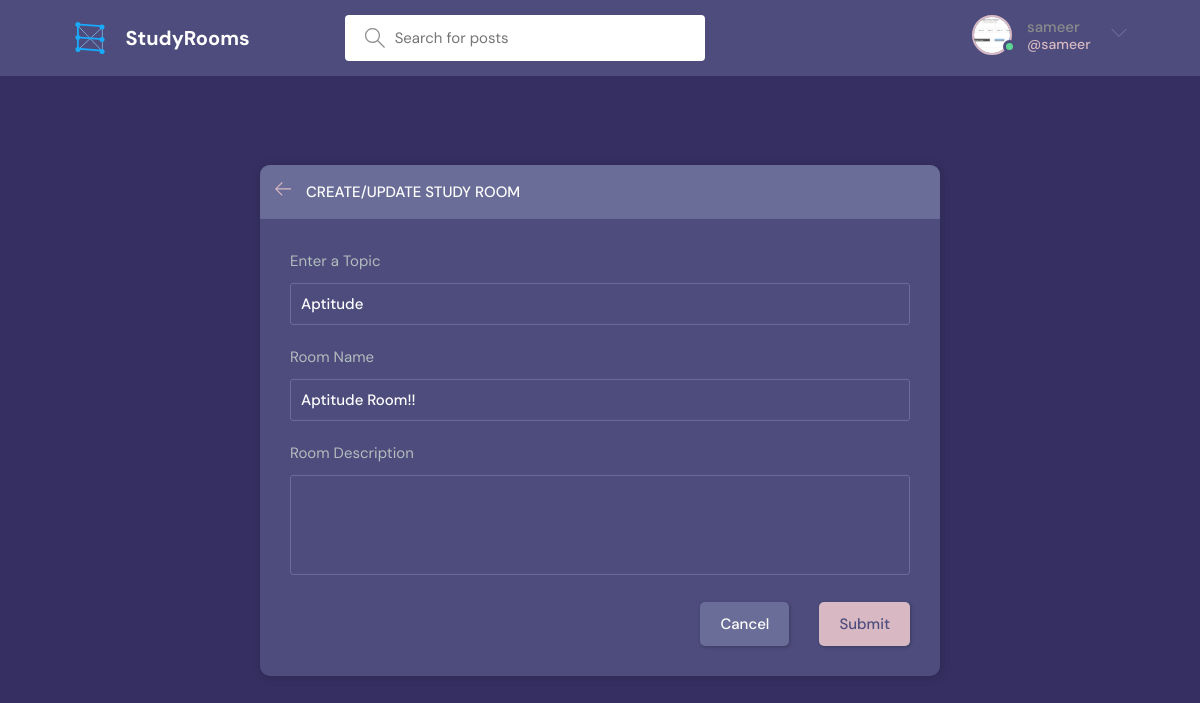
Screenshot of /update-room/2/ (signed in) with the database file from the repository.
### base/models.py (models this page shows, shortened)
class User(AbstractUser):
    name = models.CharField(max_length=200, null=True)
    email = models.EmailField(unique=True, null=True)
    bio = models.TextField(null=True)
    avatar = models.ImageField(null=True, default="avatar.svg")
    USERNAME_FIELD = 'email'
    REQUIRED_FIELDS = []

class Room(models.Model):
    host = models.ForeignKey(User, on_delete=models.SET_NULL, null=True)
    topic = models.ForeignKey(Topic, on_delete=models.SET_NULL, null=True)
    name = models.CharField(max_length=200)
    description = models.TextField(null=True, blank=True)
    participants = models.ManyToManyField(
        User, related_name='participants', blank=True)
    updated = models.DateTimeField(auto_now=True)
    created = models.DateTimeField(auto_now_add=True)
    class Meta:
        ordering = ['-updated', '-created']

class Topic(models.Model):
    name = models.CharField(max_length=200)

### base/views.py (the view, shortened to what this page needs)
# urls.py: path('update-room/<str:pk>/', views.updateRoom, name="update-room"),
@login_required(login_url='login')
def updateRoom(request, pk):
    room = Room.objects.get(id=pk)
    form = RoomForm(instance=room)
    topics = Topic.objects.all()
    if request.user != room.host:
        return HttpResponse('Your are not allowed here!!')
    context = {'form': form, 'topics': topics, 'room': room}
    return render(request, 'base/room_form.html', context)

### base/forms.py
class RoomForm(ModelForm):
    class Meta:
        model = Room
        fields = '__all__'
        exclude = ['host', 'participants']

### base/templates/base/room_form.html (shortened to what this page needs)
{% extends 'main.html' %}
{% block content %}
<main class="create-room layout">
  <div class="container">
    <div class="layout__box">
      <div class="layout__boxHeader">
        <div class="layout__boxTitle">
          <a href="{{request.META.HTTP_REFERER}}">
            <svg version="1.1" xmlns="http://www.w3.org/2000/svg" width="32" height="32" viewBox="0 0 32 32">
              <title>arrow-left</title>
              <path
                d="M13.723 2.286l-13.723 13.714 13.719 13.714 1.616-1.611-10.96-10.96h27.625v-2.286h-27.625l10.965-10.965-1.616-1.607z">
              </path>
            </svg>
          </a>
          <h3>Create/Update Study Room</h3>
        </div>
      </div>
      <div class="layout__body">
        <form class="form" action="" method="POST">
          <div class="form__group">
            <label for="room_topic">Enter a Topic</label>
            <input required type="text" value="{{room.topic.name}}" name="topic" list="topic-list" />
          </div>
          <div class="form__group">
            <label for="room_name">Room Name</label>
            {{form.name}}
          </div>
          <div class="form__group">
            <label for="room_description">Room Description</label>
            {{form.description}}
          </div>
          <div class="form__action">
            <a class="btn btn--dark" href="{{request.META.HTTP_REFERER}}">Cancel</a>
            <button class="btn btn--main" type="submit">Submit</button>
          </div>
        </form>
      </div>
    </div>
  </div>
</main>
{% endblock content %}

### templates/navbar.html (shortened to what this page needs)
{% load static %}
<header class="header header--loggedIn">
    <div class="container">
        <a href="{% url 'home' %}" class="header__logo">
            <img src="{% static 'images/logo.svg' %}" />
            <h1>StudyRooms</h1>
        </a>
        <form class="header__search" method="GET" action="{% url 'home' %}">
            <label>
                <input name="q" placeholder="Search for posts" />
            </label>
        </form>
        <nav class="header__menu">
            {% if request.user.is_authenticated %}
            <div class="header__user">
                <a href="{% url 'update-user' %}">
                    <div class="avatar avatar--medium active">
                        <img src="{{request.user.avatar.url}}" />
                    </div>
                    <p>{{request.user.username}} <span>@{{request.user.username}}</span></p>
                </a>
                <button class="dropdown-button">
                    <svg version="1.1" xmlns="http://www.w3.org/2000/svg" width="32" height="32" viewBox="0 0 32 32">
                        <title>chevron-down</title>
                        <path d="M16 21l-13-13h-3l16 16 16-16h-3l-13 13z"></path>
                    </svg>
                </button>
            </div>
            {% else %}
            <a href="{% url 'login' %}">
                <img src="{% static 'images/avatar.svg' %}" />
                <p>Login</p>
            </a>
            {% endif %}
        </nav>
    </div>
</header>

### rows the page displays
User: user.avatar (picture), user.username "sameer"
Room: topic "Aptitude", name "Aptitude Room!!"
